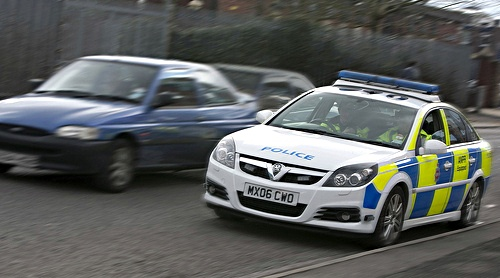
//> input picture anpr_progress/rect_blobs_pic1.jpg, 500 x 278 px
$ ./rectangle_detector rect_blobs_pic1.jpg   (built with g++ and OpenCV 4)
//> lines starting //> are read from the running program, lines starting //| are printed output that depends on the picture; after the words box and inside, x2 and y2 are one past the last pixel; in counts of white or black regions, pixels touching at a corner belong together
// The "Rectangle Detector" program.
// It loads several images sequentially and tries to find rectangles in
// each image

#include "opencv2/core/core.hpp"
#include "opencv2/imgproc/imgproc.hpp"
#include "opencv2/highgui/highgui.hpp"

#include <iostream>
#include <math.h>
#include <string.h>

using namespace cv;
using namespace std;

void help()
{
	cout <<
	"\nA program using pyramid scaling, Canny, contours, contour simpification and\n"
	"memory storage (it's got it all folks) to find\n"
	"rectangles in an image\n"
	"Returns sequence of rectangles detected on the image.\n"
	"the sequence is stored in the specified memory storage\n"
	"Call:\n"
	"./<executable_name>\n"
    "Using OpenCV version %s\n" << CV_VERSION << "\n" << endl;
}


int thresh = 50, N = 11;
const char* wndname = "Rectangle Detection Demo";

// helper function:
// finds a cosine of angle between vectors
// from pt0->pt1 and from pt0->pt2
double angle( Point pt1, Point pt2, Point pt0 )
{
    double dx1 = pt1.x - pt0.x;
    double dy1 = pt1.y - pt0.y;
    double dx2 = pt2.x - pt0.x;
    double dy2 = pt2.y - pt0.y;
    return (dx1*dx2 + dy1*dy2)/sqrt((dx1*dx1 + dy1*dy1)*(dx2*dx2 + dy2*dy2) + 1e-10);
}

// returns sequence of rectangles detected on the image.
// the sequence is stored in the specified memory storage
void findRectangles( const Mat& image, vector<vector<Point> >& rectangles )
{
    rectangles.clear();

    Mat pyr, timg, gray0(image.size(), CV_8U), gray;

    // down-scale and upscale the image to filter out the noise
    //pyrDown(image, pyr, Size(image.cols/2, image.rows/2));
   // pyrUp(pyr, timg, image.size());
    vector<vector<Point> > contours;

    // find rectangles in every color plane of the image
    for( int c = 0; c < 3; c++ )
    {
        int ch[] = {c, 0};
        mixChannels(&image, 1, &gray0, 1, ch, 1);

        // try several threshold levels
        for( int l = 0; l < N; l++ )
        {
            // hack: use Canny instead of zero threshold level.
            // Canny helps to catch rectangles with gradient shading
            if( l == 0 )
            {
                // apply Canny. Take the upper threshold from slider
                // and set the lower to 0 (which forces edges merging)
                Canny(gray0, gray, 0, thresh, 5);
                // dilate canny output to remove potential
                // holes between edge segments
                dilate(gray, gray, Mat(), Point(-1,-1));
            }
            else
            {
                // apply threshold if l!=0:
                //     tgray(x,y) = gray(x,y) < (l+1)*255/N ? 255 : 0
                gray = gray0 >= (l+1)*255/N;
            }

            // find contours and store them all as a list
            findContours(gray, contours, CV_RETR_LIST, CV_CHAIN_APPROX_SIMPLE);

            vector<Point> approx;

            // test each contour
            for( size_t i = 0; i < contours.size(); i++ )
            {
                // approximate contour with accuracy proportional
                // to the contour perimeter
                approxPolyDP(Mat(contours[i]), approx, arcLength(Mat(contours[i]), true)*0.02, true);

                // rectangle contours should have 4 vertices after approximation
                // relatively large area (to filter out noisy contours)
                // and be convex.
                // Note: absolute value of an area is used because
                // area may be positive or negative - in accordance with the
                // contour orientation
                if( approx.size() == 4 &&
                    fabs(contourArea(Mat(approx))) > 1000 &&
                    isContourConvex(Mat(approx)) )
                {
                    double maxCosine = 0;

                    for( int j = 2; j < 5; j++ )
                    {
                        // find the maximum cosine of the angle between joint edges
                        double cosine = fabs(angle(approx[j%4], approx[j-2], approx[j-1]));
                        maxCosine = MAX(maxCosine, cosine);
                    }

                    // if cosines of all angles are small
                    // (all angles are ~90 degree) then write quandrange
                    // vertices to resultant sequence
                    if( maxCosine < 0.3 )
                    	rectangles.push_back(approx);
                }
            }
        }
    }
}


// the function draws all the rectangles in the image
void drawRectangles( Mat& image, const vector<vector<Point> >& rectangles )
{
    for( size_t i = 0; i < rectangles.size(); i++ )
    {
        const Point* p = &rectangles[i][0];
        int n = (int)rectangles[i].size();
        polylines(image, &p, &n, 1, true, Scalar(0,255,0), 3, CV_AA);
    }

    imshow(wndname, image);
    imwrite("rect_blobs_pic7.jpg",image);
}


int main(int argc, char** argv)
{
    /*static const char* names[] = { "pic1.jpg", "pic2.png", "pic3.png",
        "pic4.png", "pic5.png", "pic6.png", 0 };*/
    help();
    namedWindow( wndname, CV_WINDOW_NORMAL );
    vector<vector<Point> > rectangles;

    /*for( int i = 0; names[i] != 0; i++ )
    {*/
        Mat image = imread(argv[1], 1), blurred;
//> image is the input picture: 278 rows x 500 cols, CV_8UC3; mean B, G, R 93.7, 95.2, 92.2
        //Mat thres(image.cols,image.rows,CV_8UC1);
        //threshold(image,thres,128,255,CV_THRESH_OTSU);

        if( image.empty() )
        {
            cout << "Couldn't load " << argv[1] << endl;
            //continue;
        }

        // Sharpening the image
        GaussianBlur(image,blurred,Size(17,17),3);
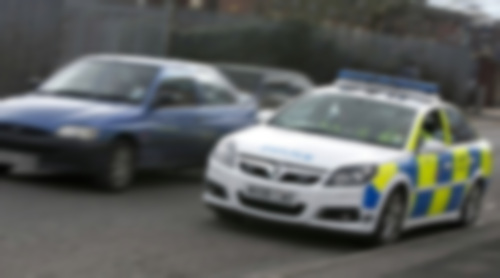
//> blurred: 278 rows x 500 cols, CV_8UC3; mean B, G, R 93.6, 95.2, 92.2
        addWeighted(image,1.5,blurred,-0.5,0,image);
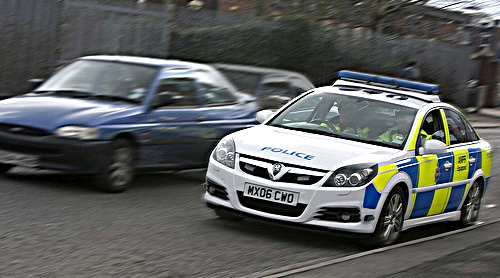
//> image: 278 rows x 500 cols, CV_8UC3; mean B, G, R 93.5, 95, 92.2

        findRectangles(image, rectangles);
//> the loop in findRectangles, `for( int c = 0; c < 3; c++ )` made 3 passes
//> pass 1, in findRectangles, `mixChannels(&image, 1, &gray0, 1, ch, 1);`:
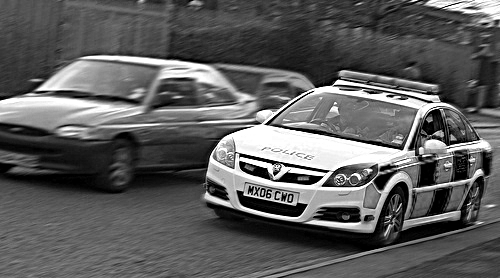
//> gray0: 278 rows x 500 cols, CV_8UC1; min 0, max 255, mean 93.5
//> pass 2, in findRectangles, `mixChannels(&image, 1, &gray0, 1, ch, 1);`:
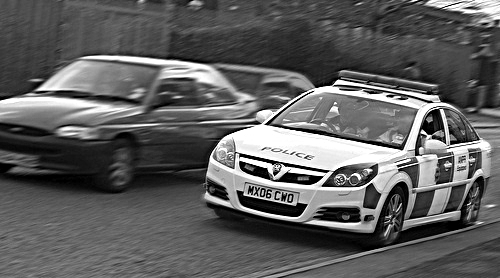
//> gray0: 278 rows x 500 cols, CV_8UC1; min 0, max 255, mean 95
//> pass 3, in findRectangles, `mixChannels(&image, 1, &gray0, 1, ch, 1);`:
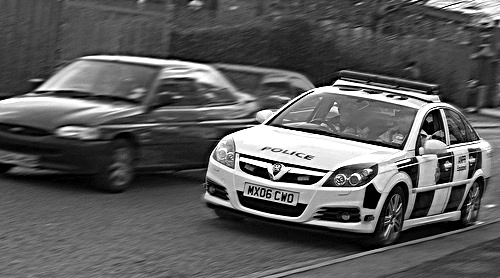
//> gray0: 278 rows x 500 cols, CV_8UC1; min 0, max 255, mean 92.2
//> after the loop in findRectangles, `for( int c = 0; c < 3; c++ )`:
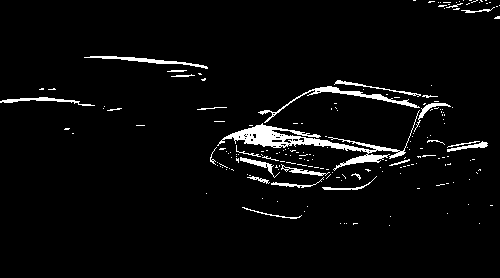
//> gray: 278 rows x 500 cols, CV_8UC1; 3.8% white; 191 white regions (164 under 20 px)
//> after the loop in findRectangles, `for( int c = 0; c < 3; c++ )`: contours = 235 contours, 219 with area under 20; largest, box (x1, y1, x2, y2) and area: (217, 110, 420, 171) 1660, (258, 86, 420, 123) 416, (84, 56, 208, 69) 234, (0, 97, 95, 106) 156, (240, 157, 280, 178) 122
//> rectangles = 0 contours
        drawRectangles(image, rectangles);

        waitKey(0);
        // [4 lines of commented-out code are left out]

    return 0;
}
